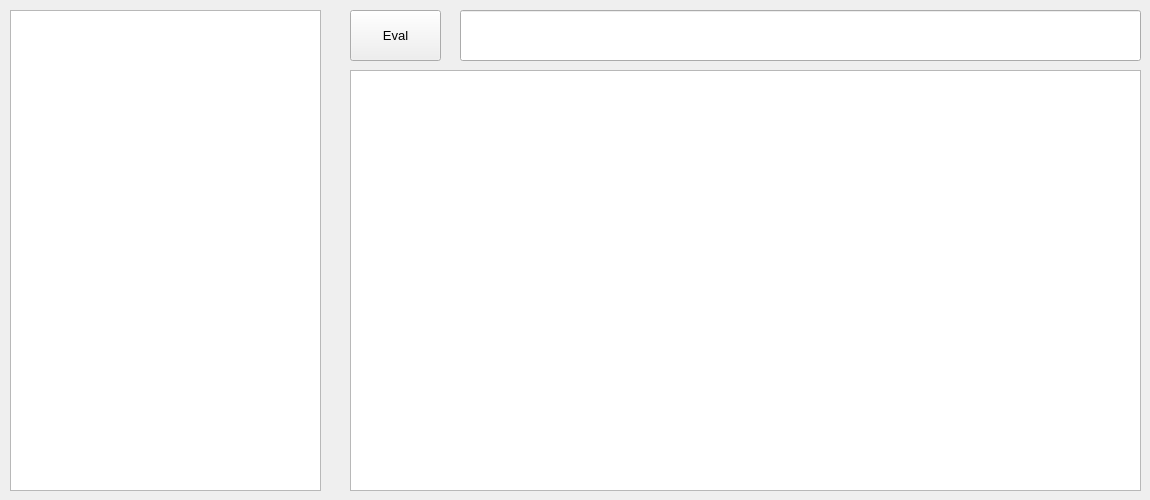
<?xml version="1.0" encoding="UTF-8"?>
<ui version="4.0">
    <class>MainWindow</class>
    <widget class="QMainWindow" name="MainWindow">
        <property name="geometry">
            <rect>
                <x>0</x>
                <y>0</y>
                <width>1150</width>
                <height>500</height>
            </rect>
        </property>
        <property name="windowTitle">
            <string>LogicalFunctionParser</string>
        </property>
        <widget class="QWidget" name="centralwidget">
            <widget class="QPushButton" name="eval_button">
                <property name="geometry">
                    <rect>
                        <x>350</x>
                        <y>10</y>
                        <width>91</width>
                        <height>51</height>
                    </rect>
                </property>
                <property name="font">
                    <font>
                        <pointsize>10</pointsize>
                    </font>
                </property>
                <property name="text">
                    <string>Eval</string>
                </property>
            </widget>
            <widget class="QLineEdit" name="expression_edit">
                <property name="geometry">
                    <rect>
                        <x>460</x>
                        <y>10</y>
                        <width>681</width>
                        <height>51</height>
                    </rect>
                </property>
                <property name="font">
                    <font>
                        <pointsize>11</pointsize>
                    </font>
                </property>
                <property name="text">
                    <string/>
                </property>
            </widget>
            <widget class="QTableWidget" name="result_table">
                <property name="geometry">
                    <rect>
                        <x>350</x>
                        <y>70</y>
                        <width>791</width>
                        <height>421</height>
                    </rect>
                </property>
                <attribute name="horizontalHeaderCascadingSectionResizes">
                    <bool>true</bool>
                </attribute>
                <attribute name="horizontalHeaderDefaultSectionSize">
                    <number>30</number>
                </attribute>
                <attribute name="verticalHeaderCascadingSectionResizes">
                    <bool>true</bool>
                </attribute>
                <attribute name="verticalHeaderDefaultSectionSize">
                    <number>18</number>
                </attribute>
            </widget>
            <widget class="QTableWidget" name="operator_table">
                <property name="enabled">
                    <bool>true</bool>
                </property>
                <property name="geometry">
                    <rect>
                        <x>10</x>
                        <y>10</y>
                        <width>311</width>
                        <height>481</height>
                    </rect>
                </property>
                <property name="editTriggers">
                    <set>QAbstractItemView::DoubleClicked</set>
                </property>
                <attribute name="horizontalHeaderVisible">
                    <bool>false</bool>
                </attribute>
                <attribute name="verticalHeaderVisible">
                    <bool>false</bool>
                </attribute>
                <attribute name="verticalHeaderHighlightSections">
                    <bool>true</bool>
                </attribute>
            </widget>
        </widget>
    </widget>
    <resources/>
    <connections>
        <connection>
            <sender>eval_button</sender>
            <signal>clicked()</signal>
            <receiver>MainWindow</receiver>
            <slot>eval()</slot>
            <hints>
                <hint type="sourcelabel">
                    <x>235</x>
                    <y>33</y>
                </hint>
                <hint type="destinationlabel">
                    <x>115</x>
                    <y>33</y>
                </hint>
            </hints>
        </connection>
        <connection>
            <sender>operator_table</sender>
            <signal>doubleClicked(QModelIndex)</signal>
            <receiver>MainWindow</receiver>
            <slot>insert_operator()</slot>
            <hints>
                <hint type="sourcelabel">
                    <x>96</x>
                    <y>81</y>
                </hint>
                <hint type="destinationlabel">
                    <x>96</x>
                    <y>295</y>
                </hint>
            </hints>
        </connection>
    </connections>
    <slots>
        <slot>eval()</slot>
        <slot>insert_operator()</slot>
    </slots>
</ui>
